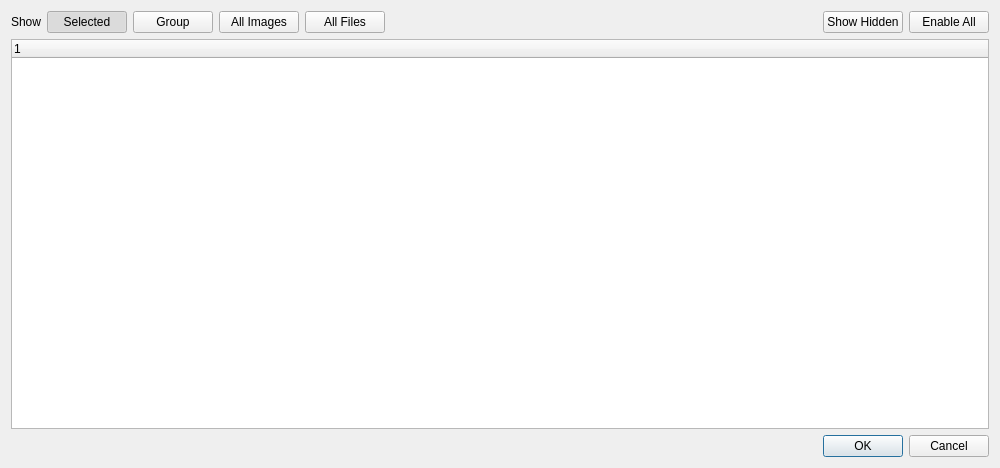
<?xml version="1.0" encoding="UTF-8"?>
<ui version="4.0">
 <class>Renamer</class>
 <widget class="QDialog" name="Renamer">
  <property name="geometry">
   <rect>
    <x>0</x>
    <y>0</y>
    <width>1000</width>
    <height>468</height>
   </rect>
  </property>
  <property name="windowTitle">
   <string>Rename Files</string>
  </property>
  <layout class="QVBoxLayout" name="verticalLayout">
   <item>
    <layout class="QHBoxLayout" name="horizontalLayout">
     <item>
      <widget class="QLabel" name="label">
       <property name="text">
        <string>Show</string>
       </property>
      </widget>
     </item>
     <item>
      <widget class="QPushButton" name="show_selected_button">
       <property name="text">
        <string>Selected</string>
       </property>
       <property name="checkable">
        <bool>true</bool>
       </property>
       <property name="checked">
        <bool>true</bool>
       </property>
      </widget>
     </item>
     <item>
      <widget class="QPushButton" name="show_group_button">
       <property name="text">
        <string>Group</string>
       </property>
       <property name="checkable">
        <bool>true</bool>
       </property>
      </widget>
     </item>
     <item>
      <widget class="QPushButton" name="show_images_button">
       <property name="text">
        <string>All Images</string>
       </property>
       <property name="checkable">
        <bool>true</bool>
       </property>
      </widget>
     </item>
     <item>
      <widget class="QPushButton" name="show_all_button">
       <property name="text">
        <string>All Files</string>
       </property>
       <property name="checkable">
        <bool>true</bool>
       </property>
      </widget>
     </item>
     <item>
      <spacer name="horizontalSpacer">
       <property name="orientation">
        <enum>Qt::Horizontal</enum>
       </property>
       <property name="sizeHint" stdset="0">
        <size>
         <width>40</width>
         <height>20</height>
        </size>
       </property>
      </spacer>
     </item>
     <item>
      <widget class="QPushButton" name="show_hidden_button">
       <property name="text">
        <string>Show Hidden</string>
       </property>
       <property name="checkable">
        <bool>true</bool>
       </property>
      </widget>
     </item>
     <item>
      <widget class="QPushButton" name="enable_all_button">
       <property name="toolTip">
        <string>Allow editing of all visible files.</string>
       </property>
       <property name="text">
        <string>Enable All</string>
       </property>
       <property name="checkable">
        <bool>true</bool>
       </property>
      </widget>
     </item>
    </layout>
   </item>
   <item>
    <widget class="RenamerFileTreeView" name="file_view">
     <property name="acceptDrops">
      <bool>true</bool>
     </property>
     <property name="editTriggers">
      <set>QAbstractItemView::DoubleClicked|QAbstractItemView::EditKeyPressed</set>
     </property>
     <property name="dragEnabled">
      <bool>true</bool>
     </property>
     <property name="dragDropMode">
      <enum>QAbstractItemView::InternalMove</enum>
     </property>
     <property name="defaultDropAction">
      <enum>Qt::MoveAction</enum>
     </property>
     <property name="sortingEnabled">
      <bool>false</bool>
     </property>
     <attribute name="headerVisible">
      <bool>true</bool>
     </attribute>
     <attribute name="headerDefaultSectionSize">
      <number>200</number>
     </attribute>
     <column>
      <property name="text">
       <string notr="true">1</string>
      </property>
     </column>
    </widget>
   </item>
   <item>
    <widget class="QDialogButtonBox" name="buttonBox">
     <property name="orientation">
      <enum>Qt::Horizontal</enum>
     </property>
     <property name="standardButtons">
      <set>QDialogButtonBox::Cancel|QDialogButtonBox::Ok</set>
     </property>
    </widget>
   </item>
  </layout>
 </widget>
 <customwidgets>
  <customwidget>
   <class>RenamerFileTreeView</class>
   <extends>QTreeWidget</extends>
   <header>picture_comparator_muri/view/renamer_file_tree_view</header>
  </customwidget>
 </customwidgets>
 <resources/>
 <connections>
  <connection>
   <sender>buttonBox</sender>
   <signal>accepted()</signal>
   <receiver>Renamer</receiver>
   <slot>accept()</slot>
   <hints>
    <hint type="sourcelabel">
     <x>248</x>
     <y>254</y>
    </hint>
    <hint type="destinationlabel">
     <x>157</x>
     <y>274</y>
    </hint>
   </hints>
  </connection>
  <connection>
   <sender>buttonBox</sender>
   <signal>rejected()</signal>
   <receiver>Renamer</receiver>
   <slot>reject()</slot>
   <hints>
    <hint type="sourcelabel">
     <x>316</x>
     <y>260</y>
    </hint>
    <hint type="destinationlabel">
     <x>286</x>
     <y>274</y>
    </hint>
   </hints>
  </connection>
 </connections>
</ui>
